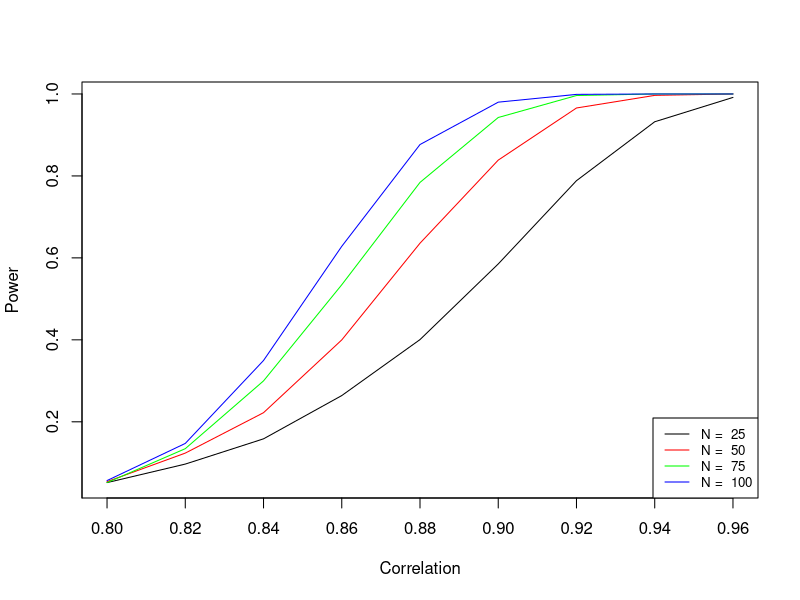

This figure's R source:
## ---- chunk 1
set.seed(20394)
suppressPackageStartupMessages(require(mvtnorm))
N <- seq(25, 100, 25)
rho <- seq(0.8, 0.96, 0.02)
null_correlation <- 0.8
R <- 5000
## ---- chunk 2
power_curve <- function(N, rho){
  n <- length(N)
  m <- length(rho)
  
  curves <- array(rep(NA, n*m), c(n, m))
  for (k in 1:n){
    for (j in 1:m){
      # covariance matrix and means
      sigma <- array(c(1, rho[j], rho[j], 1), c(2, 2))
      mu <- c(0,0)
      
      detect <- rep(NA, R)
      for(i in 1:R){
        data <- rmvnorm(N[k], mean = mu, sigma = sigma)
        results <- cor.test(x = data[, 1], y = data[,2], alternative = "greater")
        detect[i] <- results$conf.int[1] > null_correlation
      }
      curves[k, j] <- mean(detect)
    }
  }
  curves
}
## ---- chunk 3
result <- power_curve(N, rho)
## ---- chunk 4
colors <- c("black", "red", "green", "blue")
plot(rho, result[1,], type = "l", col = colors[1], 
     xaxp = c(0.80, 0.96, 8), yaxp = c(0, 1, 5),
     xlab = "Correlation", ylab = "Power")
for(i in c(2,3,4)){
  lines(rho, result[i,], col = colors[i])
}
legend("bottomright", legend= paste("N = ", N),
       col=colors, lty = 1, cex=0.8)

